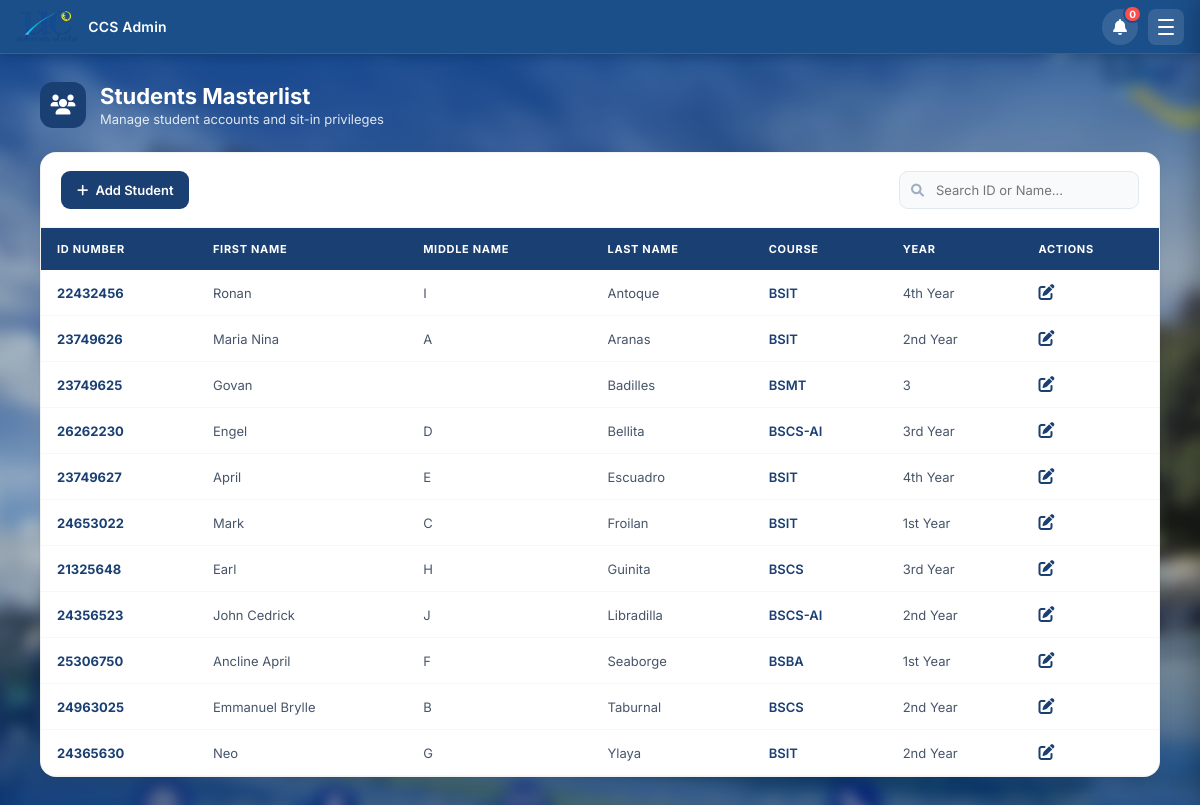
The page /student_list (signed in) on the database its author committed.
### tables this page shows
CREATE TABLE users (
            id INTEGER PRIMARY KEY AUTOINCREMENT,
            id_number TEXT UNIQUE NOT NULL,
            lastname TEXT NOT NULL,
            firstname TEXT NOT NULL,
            middlename TEXT,
            course_level TEXT,
            password TEXT NOT NULL,
            email TEXT,
            course TEXT,
            address TEXT,
            role TEXT DEFAULT 'student',
            remaining_sessions INTEGER DEFAULT 30,
            profile_pic TEXT DEFAULT 'default_profile.png'
        );

### app.py (the view)
@app.route('/student_list')
def student_list():
    if 'user_id' not in session or session.get('role') != 'admin':
        return redirect(url_for('home'))
    conn = get_db_connection()
    cur  = conn.cursor()
    cur.execute("""
        SELECT id, id_number, firstname, middlename, lastname, course, course_level, remaining_sessions
        FROM users WHERE role = 'student' ORDER BY lastname ASC
    """)
    students = cur.fetchall()
    conn.close()
    return render_template('student_list.html', students=students)

### app.py (called while the page is built)
def get_db_connection():
    if USE_PG:
        conn = psycopg2.connect(DATABASE_URL, cursor_factory=psycopg2.extras.RealDictCursor)
        conn.autocommit = False
        return conn
    else:
        conn = sqlite3.connect(DB_PATH)
        conn.row_factory = sqlite3.Row
        return conn

### templates/student_list.html (shortened to what this page needs)
<!DOCTYPE html>
<html lang="en">
<head>
    <link rel="stylesheet" href="{{ url_for('static', filename='style.css') }}">
    <link rel="stylesheet" href="{{ url_for('static', filename='admin.css') }}">
    <link rel="stylesheet" href="https://cdnjs.cloudflare.com/ajax/libs/font-awesome/6.0.0/css/all.min.css">
</head>
<body class="admin-page">
    <nav class="navbar">
        <div class="nav-left">
            <img src="{{ url_for('static', filename='images/uclogonav.png') }}" alt="UC Logo">
            <span class="nav-brand">CCS Admin</span>
        </div>
        <div class="nav-right">
            <div class="notif-wrapper" id="notifWrapper">
                <button class="notif-bell-btn" id="notifBellBtn" onclick="toggleNotifDropdown(event)" title="Notifications">
                    <i class="fas fa-bell"></i>
                    <span class="notif-badge" id="notifBadge" style="display:none;">0</span>
                </button>
            </div>
            <button class="hamburger-btn" id="hamburgerBtn" onclick="toggleSidebar()">
                <span></span><span></span><span></span>
            </button>
        </div>
    </nav>
    <div class="admin-container">
        <div class="page-header">
            <div class="page-header-icon"><i class="fas fa-users"></i></div>
            <div style="text-align: left;">
                <h1>Students Masterlist</h1>
                <p>Manage student accounts and sit-in privileges</p>
            </div>
        </div>
        <div class="card">
            <div class="table-toolbar">
                <div class="toolbar-actions">
                    <button class="btn btn-add" id="openAddBtn"><i class="fas fa-plus"></i> Add Student</button>
                </div>
                <div class="search-box">
                    <input type="text" id="masterlistSearch" placeholder="Search ID or Name...">
                </div>
            </div>
            <div style="overflow-x: auto;">
                <table class="students-table">
                    <thead>
                        <tr>
                            <th>ID Number</th>
                            <th>First Name</th>
                            <th>Middle Name</th>
                            <th>Last Name</th>
                            <th>Course</th>
                            <th>Year</th>
                            <th>Actions</th>
                        </tr>
                    </thead>
                    <tbody>
                        {% for student in students %}
                        <tr>
                            <td style="font-weight:700; color:#1a3f72;">{{ student.id_number }}</td>
                            <td>{{ student.firstname }}</td>
                            <td>{{ student.middlename or '' }}</td>
                            <td>{{ student.lastname }}</td>
                            <td><span style="font-weight:600; color:#1a3f72;">{{ student.course }}</span></td>
                            <td>{{ student.course_level }}</td>
                            <td>
                                <i class="fas fa-edit action-edit open-edit-btn"
                                   data-id="{{ student.id }}"
                                   data-firstname="{{ student.firstname }}"
                                   data-middlename="{{ student.middlename or '' }}"
                                   data-lastname="{{ student.lastname }}"
                                   data-course="{{ student.course }}"
                                   data-level="{{ student.course_level }}"></i>
                            </td>
                        </tr>
                        {% endfor %}
                    </tbody>
                </table>
            </div>
        </div>
    </div>
</body>
</html>

### static/style.css (style rules this page uses)
* { box-sizing: border-box; margin: 0; padding: 0; font-family: 'Inter', 'Segoe UI', Tahoma, Geneva, Verdana, sans-serif; }
html { scroll-behavior: smooth; }
body { background-color: #EBEBEB; }
.navbar { background-color: rgba(21, 76, 121, 0.95); padding: 15px 30px; display: flex; justify-content: space-between; align-items: center; color: white; box-shadow: 0 2px 5px rgba(0,0,0,0.2); position: fixed; top: 0; left: 0; width: 100% !important; z-index: 9999; }
body { padding-top: 80px; }

### static/admin.css (style rules this page uses)
body.admin-page { margin: 0; display: flex; flex-direction: column; position: relative; font-family: sans-serif; }
body.admin-page::before { content: ""; position: fixed; top: -20px; left: -20px; right: -20px; bottom: -20px; background-image: url('/static/images/ucbackground.jpg'); background-size: cover; background-position: center; background-repeat: no-repeat; filter: blur(8px) brightness(0.8); z-index: -1; }
.admin-container { display: block; z-index: 1; padding: 28px 40px 50px; margin: 54px auto 0; width: 100%; max-width: 1600px; min-height: calc(100vh - 54px); box-sizing: border-box; }
.navbar { position: fixed; top: 0; left: 0; width: 100%; box-sizing: border-box; z-index: 9999; background: #1b4f8a; border-bottom: 1px solid rgba(255, 255, 255, 0.1); display: flex; justify-content: space-between; align-items: center; height: 54px; padding: 0 16px; }
.navbar { height: 54px !important; padding: 0 16px !important; background: #1b4f8a !important; display: flex !important; align-items: center !important; justify-content: space-between !important; position: fixed !important; top: 0 !important; left: 0 !important; width: 100% !important; z-index: 9999 !important; box-shadow: 0 2px 10px rgba(0,0,0,0.2) !important; box-sizing: border-box !important; }
.nav-left { display: flex; align-items: center; gap: 10px; }
.nav-left img { height: 32px; width: auto; }
.nav-brand { color: white; font-size: 14px; font-weight: 600; letter-spacing: 0.2px; white-space: nowrap; }
.nav-right { display: flex; align-items: center; gap: 10px; }
.hamburger-btn { width: 36px; height: 36px; border-radius: 8px; border: none; background: rgba(255,255,255,0.12); cursor: pointer; display: flex; flex-direction: column; align-items: center; justify-content: center; gap: 5px; transition: background 0.2s; flex-shrink: 0; }
.hamburger-btn span { display: block; width: 16px; height: 2px; background: white; border-radius: 2px; transition: all 0.28s cubic-bezier(0.4,0,0.2,1); }
.notif-wrapper { position: relative; display: inline-flex; align-items: center; }
.notif-bell-btn { background: rgba(255,255,255,0.12); border: none; color: white; width: 36px; height: 36px; border-radius: 50%; cursor: pointer; font-size: 16px; display: flex; align-items: center; justify-content: center; position: relative; transition: background 0.2s, transform 0.2s; }
.notif-badge { position: absolute; top: -4px; right: -4px; background: #ff4c4c; color: white; font-size: 10px; font-weight: bold; min-width: 18px; height: 18px; border-radius: 9px; display: flex !important; align-items: center; justify-content: center; padding: 0 4px; border: 2px solid #1b4f8a; line-height: 1; }

### rows shown on the page
users: id_number "22432456", firstname "Ronan", middlename "I", lastname "Antoque", course "BSIT", course_level "4th Year"
users: id_number "23749626", firstname "Maria Nina", middlename "A", lastname "Aranas", course "BSIT", course_level "2nd Year"
users: id_number "23749625", firstname "Govan", lastname "Badilles", course "BSMT", course_level "3"
users: id_number "26262230", firstname "Engel", middlename "D", lastname "Bellita", course "BSCS-AI", course_level "3rd Year"
users: id_number "23749627", firstname "April", middlename "E", lastname "Escuadro", course "BSIT", course_level "4th Year"
users: id_number "24653022", firstname "Mark", middlename "C", lastname "Froilan", course "BSIT", course_level "1st Year"
users: id_number "21325648", firstname "Earl", middlename "H", lastname "Guinita", course "BSCS", course_level "3rd Year"
users: id_number "24356523", firstname "John Cedrick", middlename "J", lastname "Libradilla", course "BSCS-AI", course_level "2nd Year"
users: id_number "25306750", firstname "Ancline April", middlename "F", lastname "Seaborge", course "BSBA", course_level "1st Year"
users: id_number "24963025", firstname "Emmanuel Brylle", middlename "B", lastname "Taburnal", course "BSCS", course_level "2nd Year"
users: id_number "24365630", firstname "Neo", middlename "G", lastname "Ylaya", course "BSIT", course_level "2nd Year"
